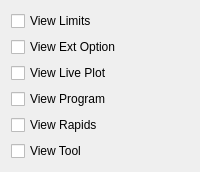
          <widget class="QWidget" name="tabWidget_6Page1">
           <attribute name="title">
            <string>Options</string>
           </attribute>
           <layout class="QVBoxLayout" name="verticalLayout_5">
            <item>
             <widget class="QCheckBox" name="view_limits_cb">
              <property name="text">
               <string>View Limits</string>
              </property>
             </widget>
            </item>
            <item>
             <widget class="QCheckBox" name="view_extents_option_cb">
              <property name="text">
               <string>View Ext Option</string>
              </property>
             </widget>
            </item>
            <item>
             <widget class="QCheckBox" name="view_live_plot_cb">
              <property name="text">
               <string>View Live Plot</string>
              </property>
             </widget>
            </item>
            <item>
             <widget class="QCheckBox" name="view_program_cb">
              <property name="text">
               <string>View Program</string>
              </property>
             </widget>
            </item>
            <item>
             <widget class="QCheckBox" name="view_rapids_cb">
              <property name="text">
               <string>View Rapids</string>
              </property>
             </widget>
            </item>
            <item>
             <widget class="QCheckBox" name="view_tool_cb">
              <property name="text">
               <string>View Tool</string>
              </property>
             </widget>
            </item>
           </layout>
          </widget>
